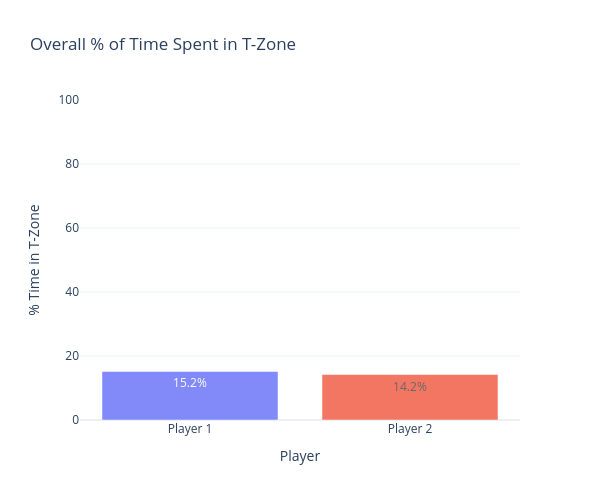
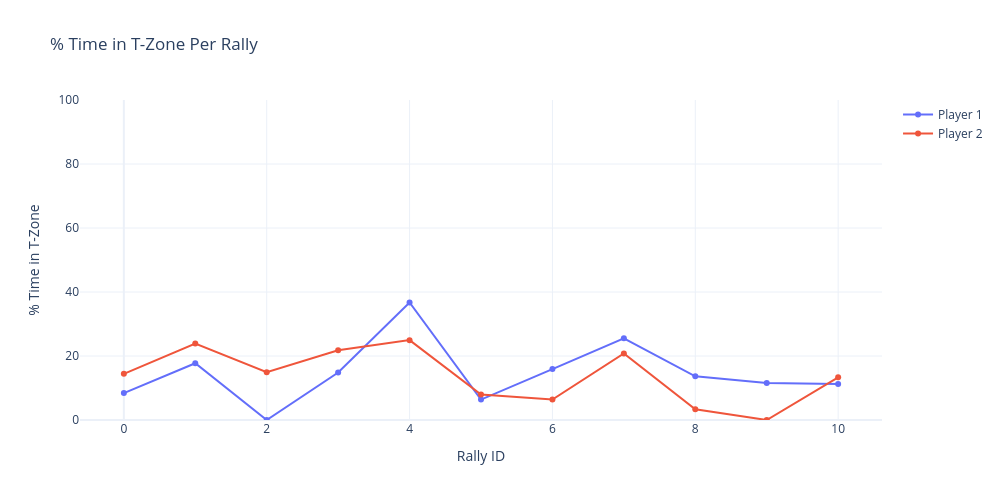

The code cell stored with these charts, in order, in its notebook:
### Markdown cell above
## **4. Time in T**

### Code cell
# Calculate overall % time in T-zone
total_frames = len(df_sorted)
p1_frames_in_t = df_sorted['p1_in_t_zone'].sum()
p2_frames_in_t = df_sorted['p2_in_t_zone'].sum()

p1_percent_in_t = (p1_frames_in_t / total_frames) * 100
p2_percent_in_t = (p2_frames_in_t / total_frames) * 100

print(f"Player 1 - % Time in T-zone: {p1_percent_in_t:.2f}%")
print(f"Player 2 - % Time in T-zone: {p2_percent_in_t:.2f}%")

# Calculate % time in T-zone per rally
rally_t_stats = df_sorted.groupby('rally_id').agg({
    'p1_in_t_zone': ['sum', 'count'],
    'p2_in_t_zone': ['sum', 'count']
}).reset_index()

rally_t_stats.columns = ['rally_id', 'p1_frames_in_t', 'total_frames_p1', 'p2_frames_in_t', 'total_frames_p2']
rally_t_stats['p1_percent_in_t'] = (rally_t_stats['p1_frames_in_t'] / rally_t_stats['total_frames_p1']) * 100
rally_t_stats['p2_percent_in_t'] = (rally_t_stats['p2_frames_in_t'] / rally_t_stats['total_frames_p2']) * 100

# Visualization 1: Overall % Time in T-zone (Bar Chart)
fig1 = go.Figure()

fig1.add_trace(go.Bar(
    x=['Player 1', 'Player 2'],
    y=[p1_percent_in_t, p2_percent_in_t],
    marker_color=['#636EFA', '#EF553B'],
    opacity=0.8,
    text=[f'{p1_percent_in_t:.1f}%', f'{p2_percent_in_t:.1f}%'],
    textposition='auto'
))

fig1.update_layout(
    title='Overall % of Time Spent in T-Zone',
    xaxis_title='Player',
    yaxis_title='% Time in T-Zone',
    template='plotly_white',
    height=500,
    width=600,
    showlegend=False,
    yaxis=dict(range=[0, 100])
)

fig1.show()

# Visualization 2: % Time in T-zone Per Rally (Line Chart)
fig2 = go.Figure()

fig2.add_trace(go.Scatter(
    x=rally_t_stats['rally_id'],
    y=rally_t_stats['p1_percent_in_t'],
    mode='lines+markers',
    name='Player 1',
    line=dict(color='#636EFA', width=2),
    marker=dict(size=6)
))

fig2.add_trace(go.Scatter(
    x=rally_t_stats['rally_id'],
    y=rally_t_stats['p2_percent_in_t'],
    mode='lines+markers',
    name='Player 2',
    line=dict(color='#EF553B', width=2),
    marker=dict(size=6)
))

fig2.update_layout(
    title='% Time in T-Zone Per Rally',
    xaxis_title='Rally ID',
    yaxis_title='% Time in T-Zone',
    template='plotly_white',
    height=500,
    width=1000,
    yaxis=dict(range=[0, 100]),
    hovermode='x unified'
)

fig2.show()

# Summary statistics
print(f"\nPlayer 1 - Avg % in T per rally: {rally_t_stats['p1_percent_in_t'].mean():.2f}%")
print(f"Player 2 - Avg % in T per rally: {rally_t_stats['p2_percent_in_t'].mean():.2f}%")
print(f"\nPlayer 1 - Best rally: {rally_t_stats['p1_percent_in_t'].max():.2f}%")
print(f"Player 2 - Best rally: {rally_t_stats['p2_percent_in_t'].max():.2f}%")

### Figure 1 — Plotly figure (JSON) as saved in the notebook; plotly's stock layout.template omitted (floating-point values rounded to 4 significant figures)
{"data": [{"marker": {"color": ["#636EFA", "#EF553B"]}, "opacity": 0.8, "text": ["15.2%", "14.2%"], "textposition": "auto", "type": "bar", "x": ["Player 1", "Player 2"], "y": [15.16, 14.22]}], "layout": {"height": 500, "showlegend": false, "title": {"text": "Overall % of Time Spent in T-Zone"}, "width": 600, "xaxis": {"title": {"text": "Player"}}, "yaxis": {"range": [0, 100], "title": {"text": "% Time in T-Zone"}}}}

### Figure 2 — Plotly figure (JSON) as saved in the notebook; plotly's stock layout.template omitted (floating-point values rounded to 4 significant figures)
{"data": [{"line": {"color": "#636EFA", "width": 2}, "marker": {"size": 6}, "mode": "lines+markers", "name": "Player 1", "type": "scatter", "x": [0, 1, 2, 3, 4, 5, 6, 7, 8, 9, 10], "y": [8.399, 17.74, 0.0, 14.85, 36.72, 6.385, 15.92, 25.51, 13.65, 11.57, 11.29]}, {"line": {"color": "#EF553B", "width": 2}, "marker": {"size": 6}, "mode": "lines+markers", "name": "Player 2", "type": "scatter", "x": [0, 1, 2, 3, 4, 5, 6, 7, 8, 9, 10], "y": [14.44, 23.87, 14.96, 21.78, 24.96, 7.957, 6.415, 20.81, 3.356, 0.0, 13.35]}], "layout": {"height": 500, "hovermode": "x unified", "title": {"text": "% Time in T-Zone Per Rally"}, "width": 1000, "xaxis": {"title": {"text": "Rally ID"}}, "yaxis": {"range": [0, 100], "title": {"text": "% Time in T-Zone"}}}}
